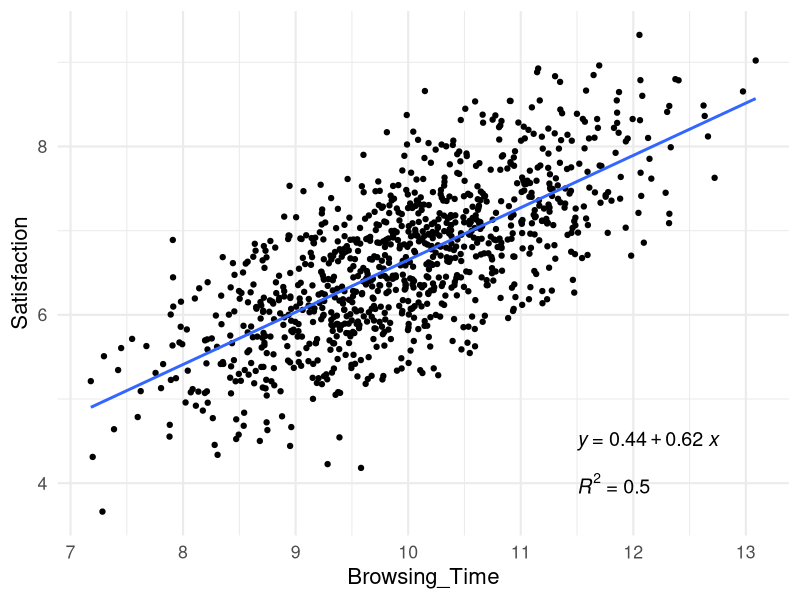

Here is the R script that generated this plot:
## ---- chunk 1
knitr::opts_chunk$set(echo = TRUE, fig.path = "static")
## ---- chunk 2
library(tidyverse)
#importing the csv file with the data
netflix.ds1 <- read.csv("netflix.ds.csv") #this is a fake dataset. you can find the code to create it in the link above.

#getting an impression of the data 
netflix.ds1 %>% glimpse 

## ---- chunk 3
#computing a linear regression
netflix.model.1 <- lm(Satisfaction ~ Browsing_Time, data = netflix.ds1)

## ---- chunk 4
summary(netflix.model.1)

## ---- chunk 5
#making a nice plot with the formula and regression line
library(ggpubr)

netflix.plot1 <- netflix.ds1 %>% ggplot(aes(x=Browsing_Time, y=Satisfaction)) + 
	geom_point() +
	stat_smooth(method="lm", se=F) +
	stat_regline_equation(label.x=11.5, label.y = 4.5, aes(label = ..eq.label..), size=5) +
	stat_regline_equation(label.x=11.5, label.y = 4, aes(label = ..rr.label..), size=5) +
	theme_minimal(base_size = 16)

print(netflix.plot1)

